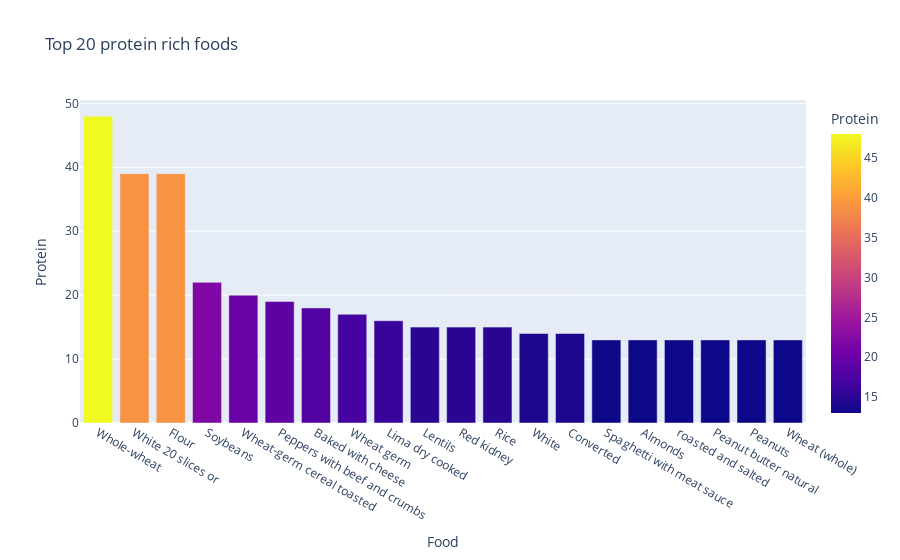

The code cell stored with this chart in its notebook:
### Code cell
alls=['Vegetables A-E',
 'Vegetables F-P',
 'Vegetables R-Z','Breads cereals fastfoodgrains','Seeds and Nuts']

prot= nutrients[nutrients['Category'].isin(alls)]

protein_rich= prot.sort_values(by='Protein', ascending= False)
top_20=protein_rich.head(20)
fig = px.bar(top_20, x='Food', y='Protein', color='Protein', title=' Top 20 protein rich foods')
fig.show()

### Figure 1 — Plotly figure (JSON) as saved in the notebook; plotly's stock layout.template omitted (floating-point values rounded to 4 significant figures)
{"data": [{"alignmentgroup": "True", "hovertemplate": "Food=%{x}<br>Protein=%{marker.color}<extra></extra>", "legendgroup": "", "marker": {"color": [48, 39, 39, 22, 20, 19, 18, 17, 16, 15, 15, 15, 14, 14, 13, 13, 13, 13, 13, 13], "coloraxis": "coloraxis", "pattern": {"shape": ""}}, "name": "", "offsetgroup": "", "orientation": "v", "showlegend": false, "textposition": "auto", "type": "bar", "x": ["Whole-wheat", "White 20 slices or", "Flour", "Soybeans", "Wheat-germ cereal toasted", "Peppers with beef and crumbs", "Baked with cheese", "Wheat germ", "Lima dry cooked", "Lentils", "Red kidney", "Rice", "White", "Converted", "Spaghetti with meat sauce", "Almonds", "roasted and salted", "Peanut butter natural", "Peanuts", "Wheat (whole)"], "xaxis": "x", "y": [48, 39, 39, 22, 20, 19, 18, 17, 16, 15, 15, 15, 14, 14, 13, 13, 13, 13, 13, 13], "yaxis": "y"}], "layout": {"barmode": "relative", "coloraxis": {"colorbar": {"title": {"text": "Protein"}}, "colorscale": [[0, "#0d0887"], [0.1111, "#46039f"], [0.2222, "#7201a8"], [0.3333, "#9c179e"], [0.4444, "#bd3786"], [0.5556, "#d8576b"], [0.6667, "#ed7953"], [0.7778, "#fb9f3a"], [0.8889, "#fdca26"], [1, "#f0f921"]]}, "legend": {"tracegroupgap": 0}, "title": {"text": " Top 20 protein rich foods"}, "xaxis": {"anchor": "y", "domain": [0, 1], "title": {"text": "Food"}}, "yaxis": {"anchor": "x", "domain": [0, 1], "title": {"text": "Protein"}}}}
